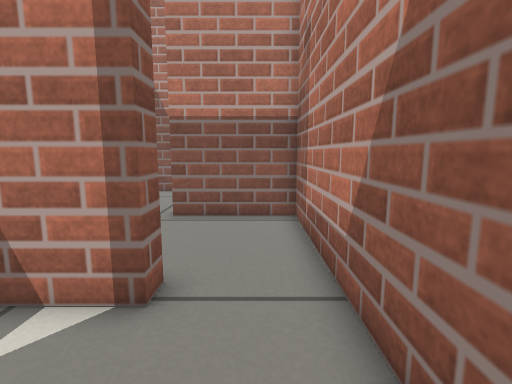
View 1 (above)

13 first-person views from a walk through a robot-simulator world made for Gazebo. The camera is 0.44 m above the floor, tilts 8° down and sees 85° across. The floor is counted in squares, 0.2 m on a side. Each view is taken from the middle of a square. On the plan, view 1 faces up. The plan holds only what a view shows up to about 17 squares ahead; the rest is blank.

View 2
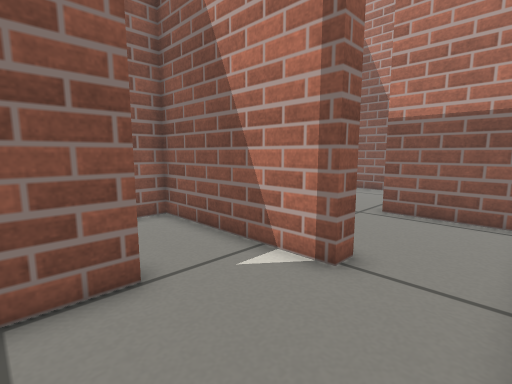

View 3
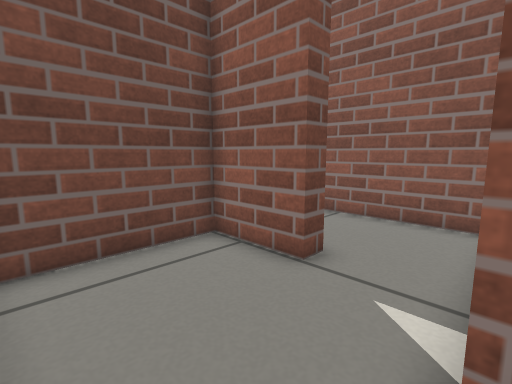

View 4
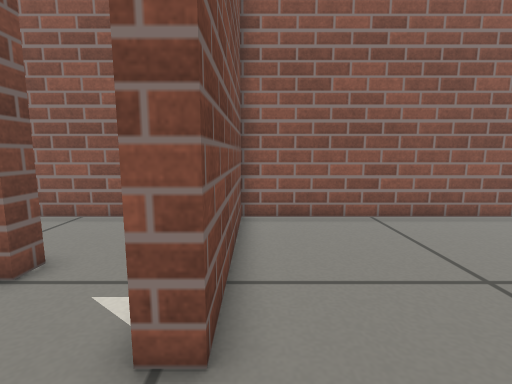

View 5
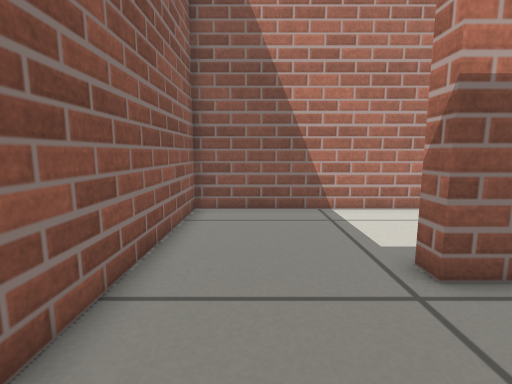

View 6
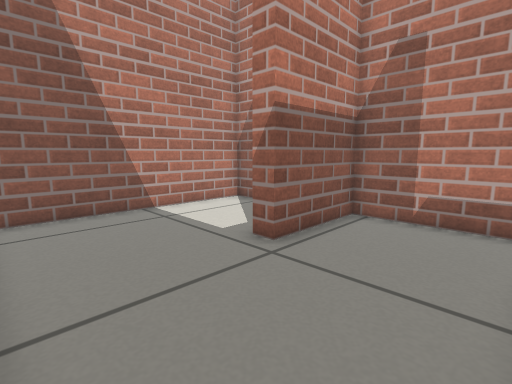

View 7
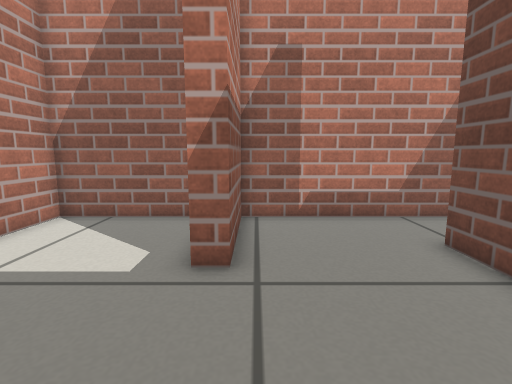

View 8
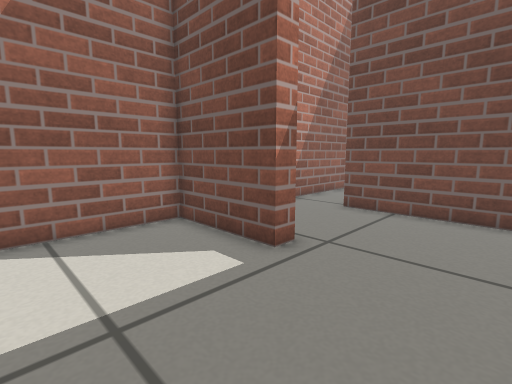

View 9
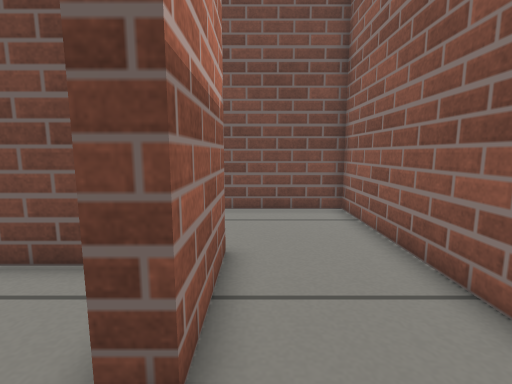

View 10
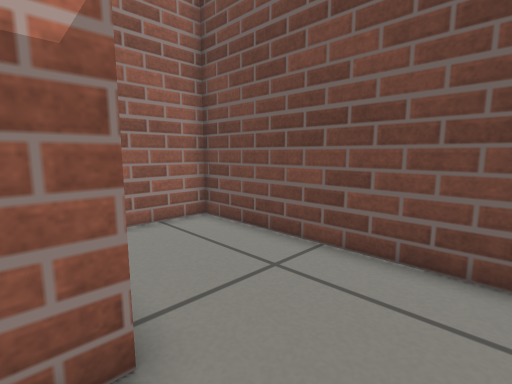

View 11
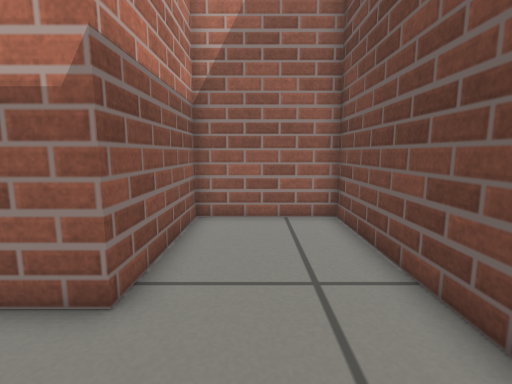

View 12
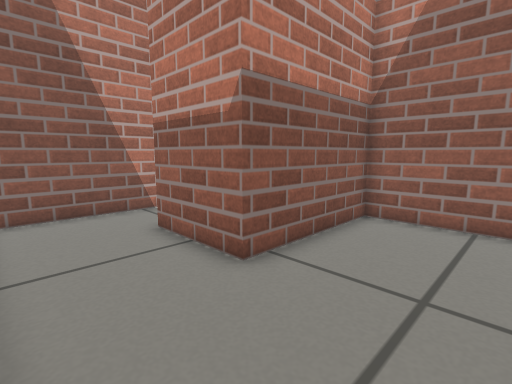

View 13
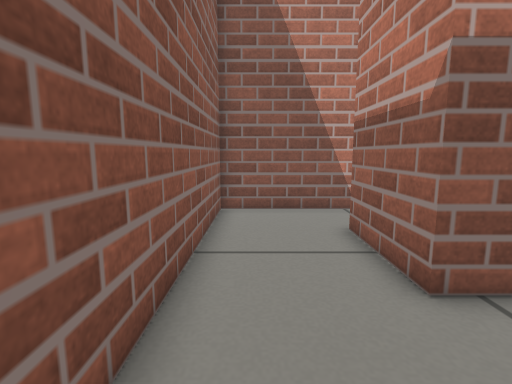

### Floor plan
Ten units are one square. View 1 is at (0, 0); x grows to the right and y downward. Boxes are objects, and circles mark ways between rooms. Rooms are numbered by the first view taken in them; rooms with no view inside come last. Other rooms are left out.
<svg viewBox="-89 -162 108 245">
<path fill="none" stroke="#000" d="M-16 -37 -45 -37M14 11 14 -36M-43 -8 -36 -8 -36 22 10 22M-26 -45 -16 -45 -16 -37M14 -36 14 -95 -29 -95M-84 -95 -84 -45 -26 -45M-29 -95 -29 -102 14 -102 14 -157 -84 -157 -84 -95M-45 -37 -84 -37 -84 78 14 78 14 30 -43 30 -43 -8"/>
<circle cx="0" cy="-40" r="3" fill="#2a7"/>
<circle cx="-40" cy="-20" r="3" fill="#2a7"/>
<circle cx="-20" cy="-70" r="3" fill="#2a7"/>
<circle cx="-55" cy="-100" r="3" fill="#2a7"/>
<text x="-10" y="-10">1</text>
<text x="0" y="-70">2</text>
<text x="-60" y="-70">3</text>
<text x="-40" y="-130">4</text>
<text x="-50" y="30">5</text>
</svg>
Room 1 opens to room 2. Room 1 opens to room 5. Room 2 opens to room 3. Room 3 opens to room 4.

Where each view was taken, in squares from view 1:
view 1: 0 up, 0 right, facing up
view 2: 1 down, 1 right, facing up-left
view 3: 4 up, 1 right, facing down-left
view 4: 5 up, 1 right, facing left
view 5: 5 up, 6 left, facing up
view 6: 5 up, 8 left, facing up-right
view 7: 9 up, 8 left, facing right
view 8: 15 up, 7 left, facing down-right
view 9: 3 up, 5 left, facing down
view 10: 2 down, 7 left, facing down-right
view 11: 5 down, 8 left, facing right
view 12: 7 down, 8 left, facing up-right
view 13: 7 down, 7 left, facing up
